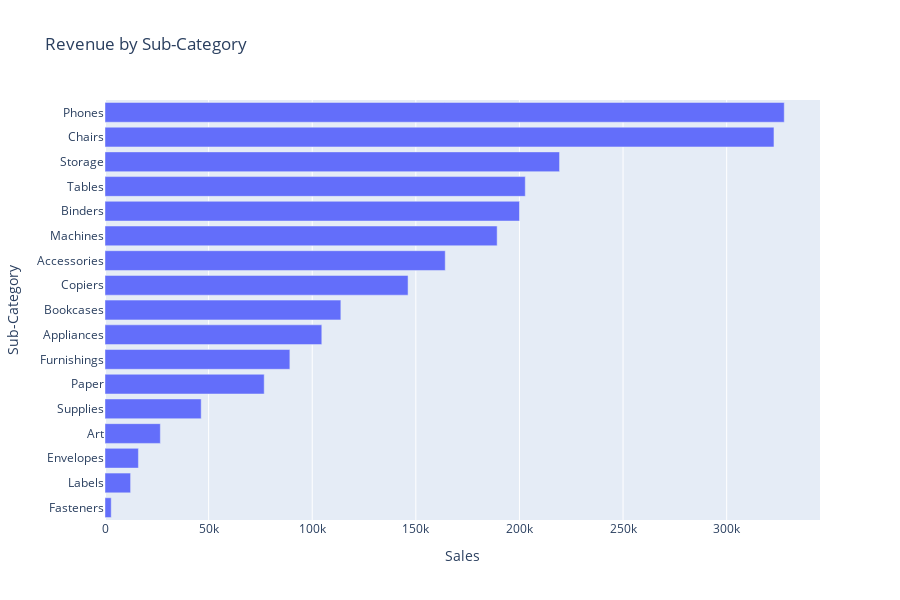

The notebook cell this image was saved under:
### Markdown cell above
Total Sales by Sup-Category

### Code cell
fig=px.bar(
    df_clean.groupby("Sub-Category",as_index=False)["Sales"].sum().sort_values(by="Sales",ascending=False),
    x="Sales",
    y="Sub-Category",
    orientation="h",
    title="Revenue by Sub-Category"
    
)

fig.update_layout(
    height=600,
    yaxis=dict(autorange="reversed"),
    
)
fig.show()

### Figure 1 — Plotly figure (JSON) as saved in the notebook; plotly's stock layout.template omitted (floating-point values rounded to 4 significant figures)
{"data": [{"hovertemplate": "Sales=%{x}<br>Sub-Category=%{y}<extra></extra>", "legendgroup": "", "marker": {"color": "#636efa", "pattern": {"shape": ""}}, "name": "", "orientation": "h", "showlegend": false, "textposition": "auto", "type": "bar", "x": [327800.0, 322800.0, 219300.0, 202800.0, 200000.0, 189200.0, 164200.0, 146200.0, 113800.0, 104600.0, 89210.0, 76830.0, 46420.0, 26710.0, 16130.0, 12350.0, 3002.0], "xaxis": "x", "y": ["Phones", "Chairs", "Storage", "Tables", "Binders", "Machines", "Accessories", "Copiers", "Bookcases", "Appliances", "Furnishings", "Paper", "Supplies", "Art", "Envelopes", "Labels", "Fasteners"], "yaxis": "y"}], "layout": {"barmode": "relative", "height": 600, "legend": {"tracegroupgap": 0}, "title": {"text": "Revenue by Sub-Category"}, "xaxis": {"anchor": "y", "domain": [0, 1], "title": {"text": "Sales"}}, "yaxis": {"anchor": "x", "autorange": "reversed", "domain": [0, 1], "title": {"text": "Sub-Category"}}}}
